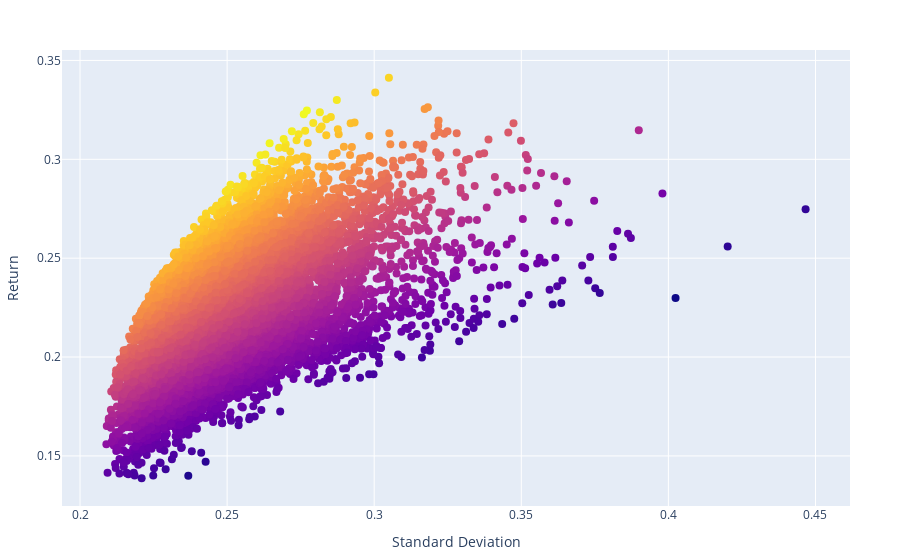

This figure's notebook cell:
### Code cell
import plotly.graph_objects as go

fig = go.Figure(
    go.Scatter(
        x=stds,
        y=rets,
        mode='markers',
        marker=dict(
            size=8,
            color=rets/stds,
            
            symbol='circle'
        ),
        hovertemplate='Standard Deviation: %{x}<br>Return: %{y}<br>Sharpe Ratio: %{marker.color:.2f}<extra></extra>'
    )
).update_layout(
    xaxis_title='Standard Deviation',
    yaxis_title='Return',
    coloraxis=dict(
        colorbar=dict(
            title='Sharpe Ratio'
        )
    ),
    height=500,
    margin=dict(l=50, r=50, b=50, t=50),
)

fig.show()

### Figure 1 — Plotly figure (JSON) as saved in the notebook; plotly's stock layout.template omitted (floating-point values rounded to 4 significant figures; data arrays with more than 128 entries replaced by an {"elided": "..."} marker saying what was removed)
{"data": [{"hovertemplate": "Standard Deviation: %{x}<br>Return: %{y}<br>Sharpe Ratio: %{marker.color:.2f}<extra></extra>", "marker": {"color": {"elided": "10000 float values"}, "size": 8, "symbol": "circle"}, "mode": "markers", "type": "scatter", "x": {"elided": "10000 float values"}, "y": {"elided": "10000 float values"}}], "layout": {"autosize": true, "coloraxis": {"colorbar": {"title": {"text": "Sharpe Ratio"}}}, "margin": {"b": 50, "l": 50, "r": 50, "t": 50}, "xaxis": {"autorange": true, "range": [0.1947, 0.4609], "title": {"text": "Standard Deviation"}, "type": "linear"}, "yaxis": {"autorange": true, "range": [0.1242, 0.3557], "title": {"text": "Return"}, "type": "linear"}}}
